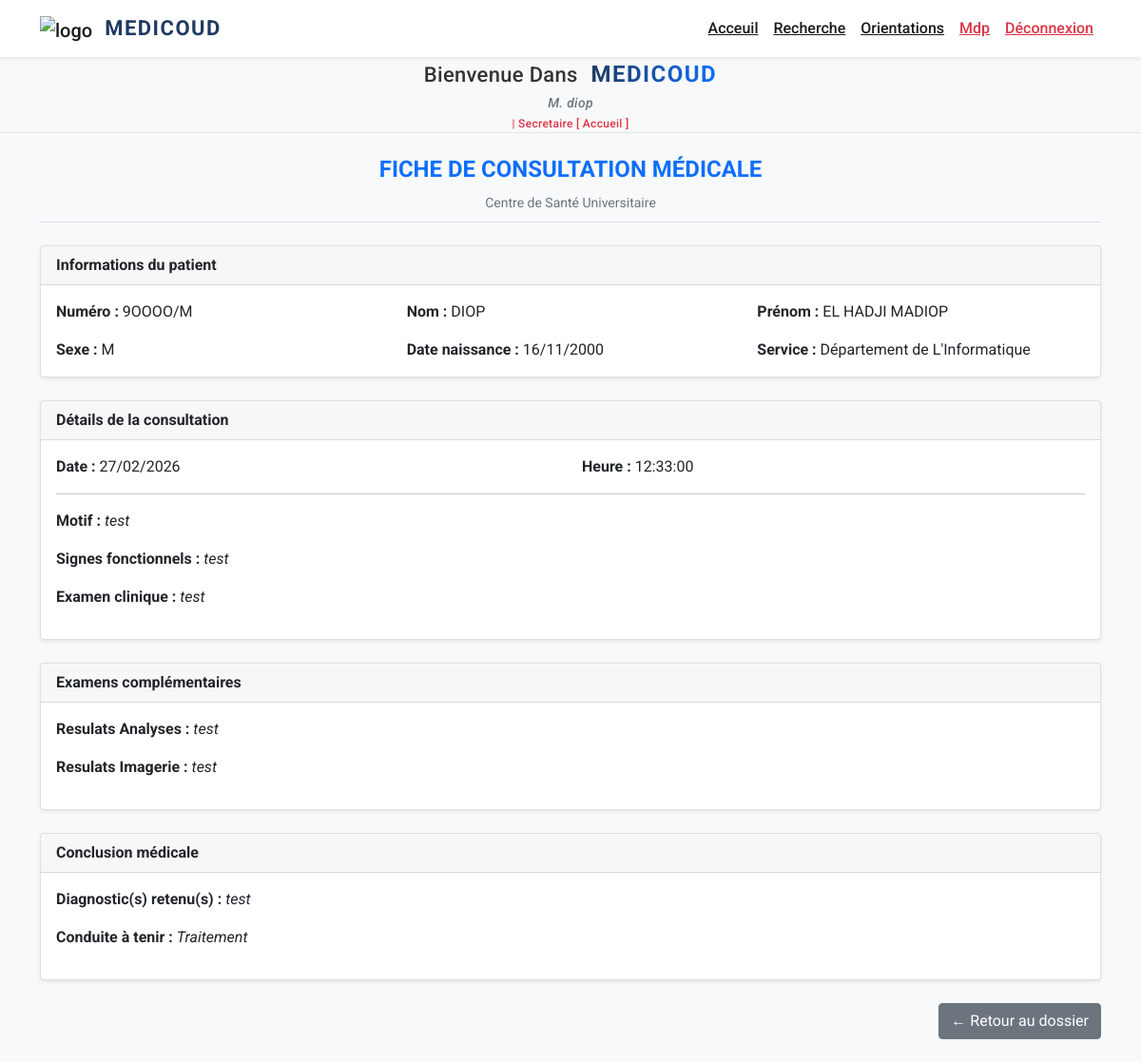
The page /profils/medecin/consultation_detail.php?id=2 (signed in) on the database its author committed.
### tables this page shows
CREATE TABLE IF NOT EXISTS `medical_consultations` (
  `id` int NOT NULL AUTO_INCREMENT,
  `id_patient` int NOT NULL,
  `id_user` int NOT NULL,
  `date_consultation` date DEFAULT NULL,
  `heure_consultation` time DEFAULT NULL,
  `motif` text,
  `signes_fonctionnels` text,
  `examen_clinique` text,
  `examen_clinique_pdf` varchar(255) DEFAULT NULL,
  `resultats_analyses` text,
  `analyses_pdf` varchar(255) DEFAULT NULL,
  `resultats_imagerie` text,
  `imagerie_pdf` varchar(255) DEFAULT NULL,
  `diagnostic` text,
  `conduite_a_tenir` text,
  `created_at` timestamp NULL DEFAULT CURRENT_TIMESTAMP,
  PRIMARY KEY (`id`)
);

CREATE TABLE IF NOT EXISTS `medical_patients` (
  `id` int NOT NULL AUTO_INCREMENT,
  `type_patient` enum('etudiant','personnel') NOT NULL,
  `numero_identifiant` varchar(50) NOT NULL,
  `nom` varchar(100) NOT NULL,
  `prenom` varchar(150) NOT NULL,
  `date_naissance` date NOT NULL,
  `sexe` varchar(10) DEFAULT NULL,
  `telephone` varchar(20) DEFAULT NULL,
  `email` varchar(150) DEFAULT NULL,
  `adresse` varchar(255) DEFAULT NULL,
  `faculte` varchar(150) DEFAULT NULL,
  `niveau_etude` text,
  `fonction` varchar(150) DEFAULT NULL,
  `service` varchar(150) DEFAULT NULL,
  `statut_matrimonial` varchar(30) DEFAULT NULL,
  `groupe_sanguin` varchar(5) DEFAULT NULL,
  `maladies_chroniques` text,
  `mobilite_reduite` varchar(10) DEFAULT 'Non',
  `orphelin` varchar(50) NOT NULL,
  `contact_urgence_nom` varchar(150) DEFAULT NULL,
  `contact_urgence_telephone` varchar(20) DEFAULT NULL,
  `contact_urgence_profession` varchar(100) DEFAULT NULL,
  `created_at` timestamp NULL DEFAULT CURRENT_TIMESTAMP,
  PRIMARY KEY (`id`),
  UNIQUE KEY `numero_identifiant` (`numero_identifiant`)
);

### profils/medecin/consultation_detail.php (the view, shortened to what this page needs)
<?php
require_once('../../traitement/fonction.php');
$id_consultation = intval($_GET['id'] ?? 0);
$stmt = $connexion->prepare("
    SELECT c.*, p.*
    FROM medical_consultations c
    JOIN medical_patients p ON p.id = c.id_patient
    WHERE c.id = ?
");
$stmt->bind_param("i", $id_consultation);
$stmt->execute();
$result = $stmt->get_result();
$data = $result->fetch_assoc();
?>
<!DOCTYPE html>
<html lang="fr">
<?php include_once ('../../head.php'); ?>
<head>
    <link href="https://cdn.jsdelivr.net/npm/bootstrap@5.1.3/dist/css/bootstrap.min.css" rel="stylesheet">
</head>
<body>
<div class="container my-4">
    <div class="text-center mb-4 border-bottom pb-2">
        <h4 class="fw-bold text-primary">FICHE DE CONSULTATION MÉDICALE</h4>
        <small class="text-muted">Centre de Santé Universitaire</small>
    </div>
    <div class="card mb-4 shadow-sm">
        <div class="card-header fw-bold">
            Informations du patient
        </div>
        <div class="card-body">
            <div class="row">
                <div class="col-md-4">
                    <strong>Numéro : </strong>
                    <?= htmlspecialchars($data['numero_identifiant']) ?>
                </div>
                <div class="col-md-4">
                    <strong>Nom : </strong>
                    <?= htmlspecialchars($data['nom']) ?>
                </div>
                <div class="col-md-4">
                    <strong>Prénom : </strong>
                    <?= htmlspecialchars($data['prenom']) ?>
                </div>
            </div>
            <div class="row mt-3">
                <div class="col-md-4">
                    <strong>Sexe : </strong>
                    <?= htmlspecialchars($data['sexe']) ?>
                </div>
                <div class="col-md-4">
                    <strong>Date naissance : </strong>
                    <?= !empty($data['date_naissance'])
                        ? date('d/m/Y', strtotime($data['date_naissance']))
                        : '—'; ?>
                </div>
                <div class="col-md-4">
                    <strong>
                        <?= $data['type_patient']=='etudiant' ? 'Faculté' : 'Service' ?>
                    : </strong>
                    <?= htmlspecialchars(
                        $data['type_patient']=='etudiant'
                        ? ($data['faculte'] ?? '—')
                        : ($data['service'] ?? '—')
                    ); ?>
                </div>
            </div>
        </div>
    </div>
    <div class="card mb-4 shadow-sm">
        <div class="card-header fw-bold">
            Détails de la consultation
        </div>
        <div class="card-body">
            <div class="row mb-3">
                <div class="col-md-6">
                    <strong>Date :</strong>
                    <?= date('d/m/Y', strtotime($data['date_consultation'])) ?>
                </div>
                <div class="col-md-6">
                    <strong>Heure :</strong>
                    <?= htmlspecialchars($data['heure_consultation']) ?>
                </div>
            </div>
            <hr>
            <p><strong>Motif : </strong>
               <i> <?= nl2br(htmlspecialchars($data['motif'] ?? '—')) ?></i>
            </p>
            <p><strong>Signes fonctionnels : </strong>
               <i> <?= nl2br(htmlspecialchars($data['signes_fonctionnels'] ?? '—')) ?></i>
            </p>
            <p><strong>Examen clinique : </strong>
               <i> <?= nl2br(htmlspecialchars($data['examen_clinique'] ?? '—')) ?></i>
            </p>
        </div>
    </div>
    <div class="card mb-4 shadow-sm">
        <div class="card-header fw-bold">
            Examens complémentaires
        </div>
        <div class="card-body">
            <p>
                <strong>Resulats Analyses : </strong>
                <i><?= htmlspecialchars($data['resultats_analyses'] ?? '—') ?></i>
            </p>
            <p>
                <strong>Resulats Imagerie : </strong>
                <i><?= htmlspecialchars($data['resultats_imagerie'] ?? '—') ?></i>
            </p>
        </div>
    </div>
    <div class="card mb-4 shadow-sm">
        <div class="card-header fw-bold">
            Conclusion médicale
        </div>
        <div class="card-body">
            <p>
                <strong>Diagnostic(s) retenu(s) : </strong>
               <i> <?= nl2br(htmlspecialchars($data['diagnostic'] ?? '—')) ?></i>
            </p>
            <p>
                <strong>Conduite à tenir : </strong>
                <i><?= htmlspecialchars($data['conduite_a_tenir'] ?? '—') ?></i>
            </p>
        </div>
    </div>
    <div class="text-end">
        <a href="dossier_medical.php?id=<?= $data['id_patient'] ?>"
           class="btn btn-secondary">
            ← Retour au dossier
        </a>
    </div>
</div>
</body>
</html>

### profils/medecin/consultation_detail.php (style rules this page uses)
body { font-family: 'Roboto', sans-serif; background-color: #f8f9fa; }

### rows shown on the page
medical_consultations: medical_patients.numero_identifiant "9OOOO/M", medical_patients.nom "DIOP", medical_patients.prenom "EL HADJI MADIOP", medical_patients.sexe "M", medical_patients.date_naissance "16/11/2000", medical_patients.service "Département de L'Informatique", date_consultation "27/02/2026", heure_consultation "12:33:00", motif "test", signes_fonctionnels "test", examen_clinique "test", resultats_analyses "test", resultats_imagerie "test", diagnostic "test", conduite_a_tenir "Traitement"

### other values the page prints
$_SESSION['nom'] "diop"
$_SESSION['user_role'] "Secretaire"
$_SESSION['profile_2'] "Accueil"
